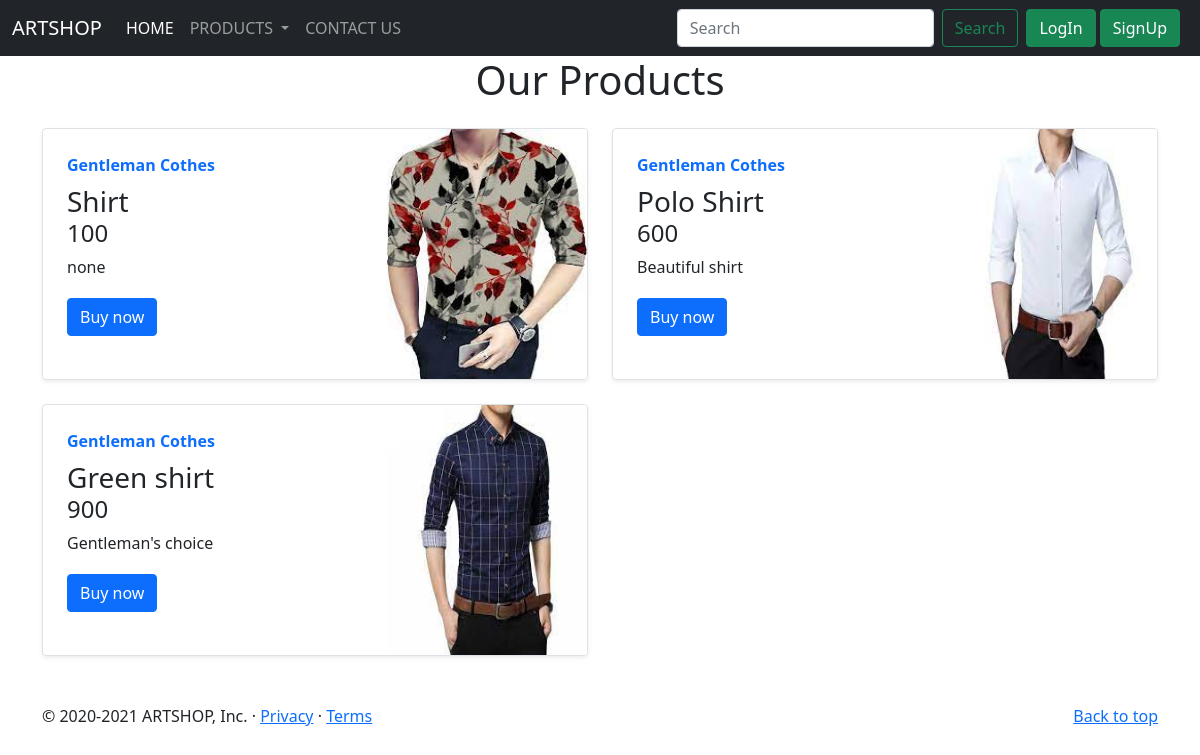
Page /products/Gentleman Cothes/ on the committed database.
### shopping/models.py (models this page shows, shortened)
class product(models.Model):
    name=models.CharField(max_length=50)
    price=models.IntegerField(default=0)
    decription=models.CharField(max_length=500,default='')
    image=models.ImageField(upload_to='Uploades')
    cat=models.ForeignKey(catagory,on_delete=models.CASCADE,default=1)

class catagory(models.Model):
    name=models.CharField( max_length=50)
    def __str__(self):
        return self.name

### shopping/views.py (the view)
# urls.py: path('products/<catagoryu>/', productv, name='productl'),
def productv(request,catagoryu):
	d=product.objects.filter(cat=catagory.objects.filter(name=catagoryu).get().pk)
	message= False
	if  d is None :
		message='No Product available'
	c={	'messageb':message,
		'b':product.objects.filter(cat=catagory.objects.filter(name=catagoryu).get().pk),
		'catagory':catagory.objects.all(),
		}
	return render(request,'products.html',c)

### shopping/templates/products.html (shortened to what this page needs)
{% extends 'index.html' %}
{% block content1 %}
  {% if b %}
  <h1 class="text-center">
    Our Products
</h1>
   <div class="container my-4 mx-6">
    <div class="row mb-2">
    {% for i in b %}
      <div class="col-md-6">
                <div
                    class="row g-0 border rounded overflow-hidden flex-md-row mb-4 shadow-sm h-md-250 position-relative">
                    <div class="col p-4 d-flex flex-column position-static">
                        <strong class="d-inline-block mb-2 text-primary">{{i.cat}}</strong>
                        <h3 class="mb-0">{{i.name}}</h3>
                        <h4>{{i.price}}</h4>
                        <p class="card-text mb-auto">{{i.decription}} </p>
                        <div class="mb-auto">
                            <a href="{% url 'buy' productid=i.id %}" class="btn btn-primary">Buy now</a></div>
                    </div>
                    <div class="col-auto d-none d-lg-block">
                        <img class="bd-placeholder-img" width="200" height="250" src="{{i.image.url}}"
                            alt="{{i.image.url}}">
                    </div>
                </div>
            </div>
      {% endfor %}
    </div>
</div>
{%  include 'footer.html'  %}
  {% else %}
  <div class="alert alert-warning alert-dismissible fade show text-center" role="alert">
    <strong>No</strong> Product availavle
    <button type="button" class="btn-close" data-bs-dismiss="alert" aria-label="Close"></button>
  </div>
  {% endif %}
{% endblock content1 %}

### rows in the picture
product: cat "Gentleman Cothes", name "Shirt", price "100", decription "none", image (picture)
product: cat "Gentleman Cothes", name "Polo Shirt", price "600", decription "Beautiful shirt", image (picture)
product: cat "Gentleman Cothes", name "Green shirt", price "900", decription "Gentleman's choice", image (picture)
